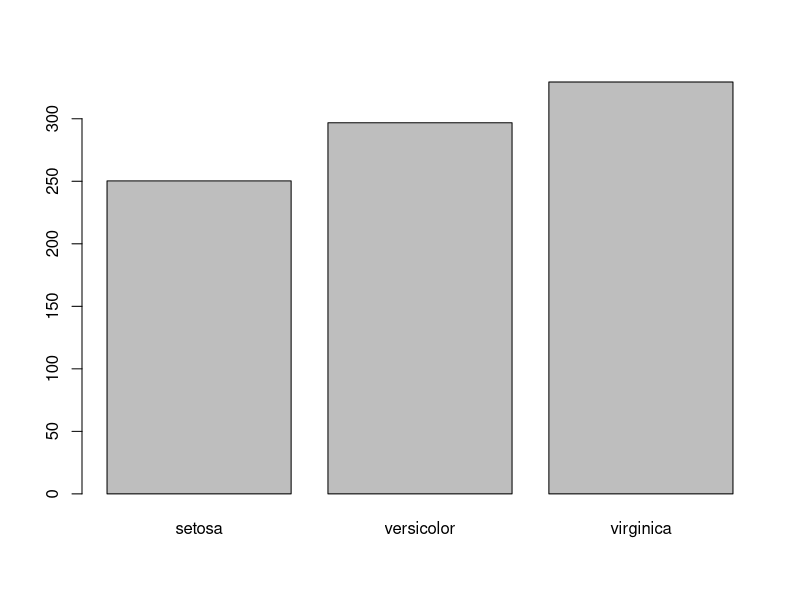
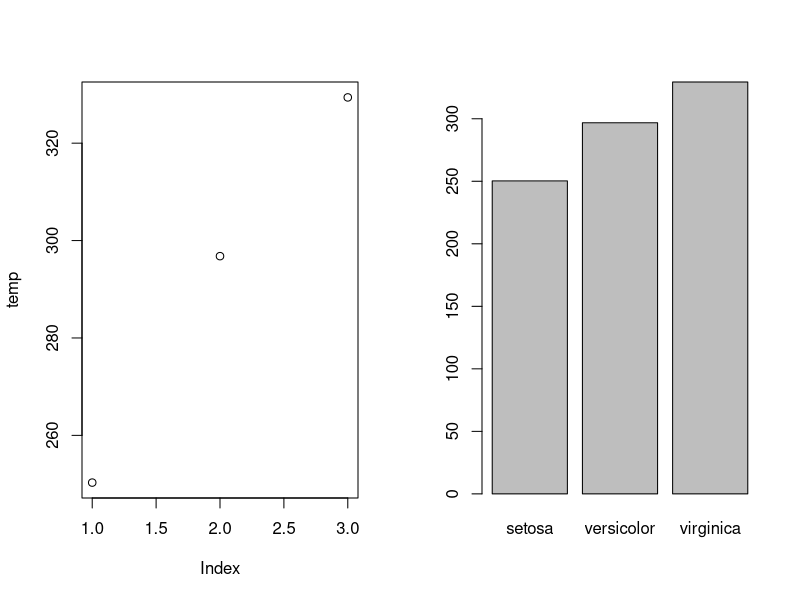

Write R code to recreate these figures, in order.
rm(list=ls())
data(iris);head(iris)

colSums(iris[1:4])  #열합계 방법1
apply(iris[1:4],2,sum) #열합계 방법2 #1은 행, 2는 열

colMeans(iris[1:4]) #열 평균 방법
apply(iris[1:4],2,mean)

rowSums(iris[-5]) #행 합계 방법
apply(iris[-5],1,sum)

rowMeans(iris[-5])
apply(iris[-5],1,mean) 
#################################

result <- lapply(1:3, function(x){x*2})
result
result[[1]] #리스트의 첫 줄 보여줌

ab <- sapply(iris[,1:4],mean)
str(ab)
abc <- as.data.frame(ab) #데이터 프레임으로 바꾸기
str(abc)

attach(iris)
tapply(Sepal.Length,Species,sum) #종별 꽃받침길이 합
tapply(Sepal.Length,Species,mean)
tapply(Sepal.Length,Species,sd) #표준편차
temp<-tapply(Sepal.Length,Species,sum)
barplot(temp)
par(mfrow=c(1,2)); plot(temp);barplot(temp)

mapply(rnorm, c(1,2,3),c(0,10,100),c(1,1,1))